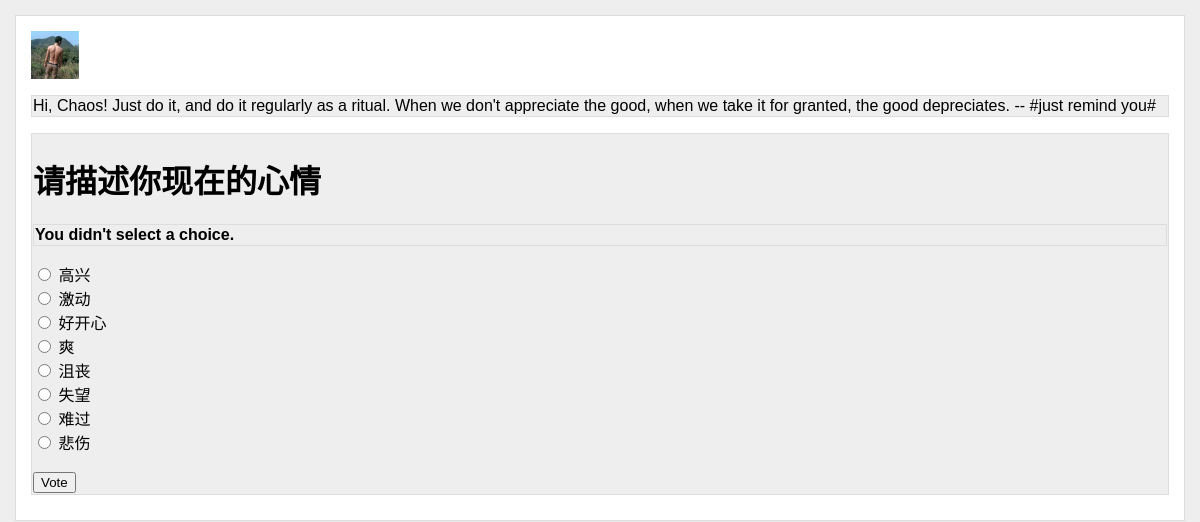
The page /polls/1/vote/ on the database its author committed.
### polls/models.py (models this page shows, shortened)
@python_2_unicode_compatible
class Question(models.Model):
    question_text = models.CharField('问题', max_length=200)
    pub_date = models.DateTimeField('发布日期')
    def was_published_recently(self):
        now = timezone.now()
        return now - datetime.timedelta(days=1) <= self.pub_date <= now
    was_published_recently.admin_order_field = 'pub_date'
    was_published_recently.boolean = True
    was_published_recently.short_description = 'Published recently?'

@python_2_unicode_compatible
class Choice(models.Model):
    question = models.ForeignKey(Question)
    choice_text = models.CharField('选项', max_length=200)
    votes = models.IntegerField('票数', default=0)

### polls/views.py (the view)
# urls.py: url(r'^(?P<question_id>[0-9]+)/vote/$', views.vote, name='vote'),
def vote(request, question_id):
    p = get_object_or_404(Question, pk=question_id)
    try:
        selected_choice = p.choice_set.get(pk=request.POST['choice'])
    except (KeyError, Choice.DoesNotExist):
        return render(request, 'polls/detail.html', {
            'question': p,
            'error_message': "You didn't select a choice.",
        })
    else:
        selected_choice.votes += 1
        selected_choice.save()
        return HttpResponseRedirect(reverse('polls:results', args=(p.id,)))

### polls/templates/polls/detail.html (shortened to what this page needs)
{% extends 'polls/base.html' %}
{% block content %}
<div class="detail">
<h1>{{ question.question_text }}</h1>
{% if error_message %}<p><strong>{{ error_message }}</strong></p>{% endif %}
<form action="{% url 'polls:vote' question.id %}" method="post">
{% for choice in question.choice_set.all %}
    <input type="radio" name="choice" id="choice{{ forloop.counter }}" value="{{ choice.id }}" />
    <label for="choice{{ forloop.counter }}">{{ choice.choice_text }}</label><br />
{% endfor %}
<br />
<input type="submit" value="Vote" />
</form>
</div>
{% endblock %}

### polls/static/polls/style.css (style rules this page uses)
html { background-color: #eee; font-family: "Trebuchet MS", Arial, Helvetica, sans-serif; }
body { background-color: #fff; border: 1px solid #ddd; padding: 15px; margin: 15px; }
p { background-color: #eee; border: 1px solid #ddd; padding: 1px; }
div.detail { margin: 10px auto; text-align: left; font-size: 32px; }
div.detail { margin: 10px auto; background-color: #eee; border: 1px solid #ddd; padding: 1px; font-size: 16px; text-align: left; }

### rows shown on the page
Question: question_text "请描述你现在的心情"
Choice: choice_text "高兴"
Choice: choice_text "激动"
Choice: choice_text "好开心"
Choice: choice_text "爽"
Choice: choice_text "沮丧"
Choice: choice_text "失望"
Choice: choice_text "难过"
Choice: choice_text "悲伤"

### other values the page prints
{{ error_message }} "You didn't select a choice."
